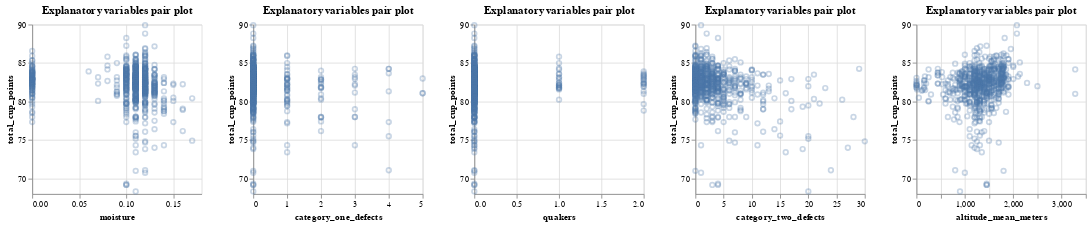

The notebook cell this image was saved under:
### Code cell
splom = alt.Chart(train_df, title="Explanatory variables pair plot").mark_point(opacity=0.3).encode(
            x=alt.X(alt.repeat("column"), type='quantitative', scale = alt.Scale(zero=False)),
            y=alt.Y(alt.repeat("row"), type='quantitative', scale = alt.Scale(zero=False)),
            ).properties(
            width=200,
            height=200
            ).repeat(
            row=['total_cup_points'],
            column=['moisture', 'category_one_defects',
                    'quakers', 'category_two_defects',
                    'altitude_mean_meters']
            )
#splom.save('../reports/images/target_histogram.html')
splom

### Figure 1 — Vega-Lite specification as saved in the notebook (floating-point values rounded to 4 significant figures; data arrays with more than 128 entries replaced by an {"elided": "..."} marker saying what was removed)
{"$schema": "https://vega.github.io/schema/vega-lite/v4.8.1.json", "config": {"view": {"continuousHeight": 300, "continuousWidth": 400}}, "datasets": {"data-49ebc8a18a5171093de17f96ded1aaa0": {"elided": "685 records"}}, "repeat": {"column": ["moisture", "category_one_defects", "quakers", "category_two_defects", "altitude_mean_meters"], "row": ["total_cup_points"]}, "spec": {"data": {"name": "data-49ebc8a18a5171093de17f96ded1aaa0"}, "encoding": {"x": {"field": {"repeat": "column"}, "scale": {"zero": false}, "type": "quantitative"}, "y": {"field": {"repeat": "row"}, "scale": {"zero": false}, "type": "quantitative"}}, "height": 200, "mark": {"opacity": 0.3, "type": "point"}, "title": "Explanatory variables pair plot", "width": 200}}
